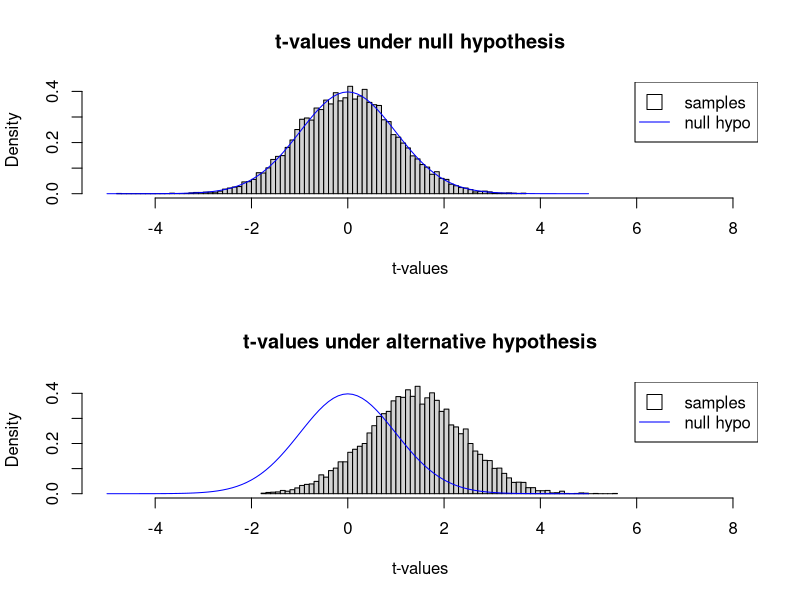
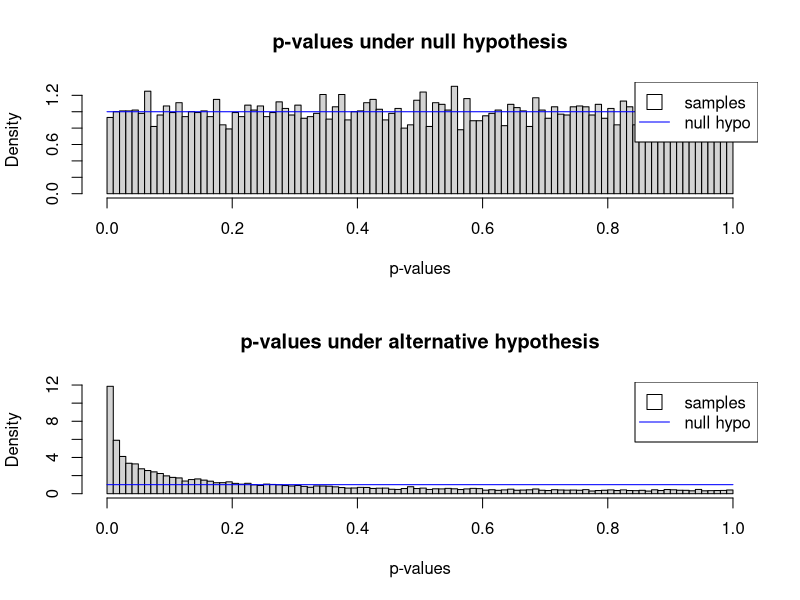

Write R code to recreate these figures, in order.
nmonte = 10000
n=100
tvals_null = rep(0,nmonte)
pvals_null = rep(0,nmonte)
tvals_alt = rep(0,nmonte)
pvals_alt = rep(0,nmonte)
for (i in seq(1,nmonte)){
  E = rnorm(n)
  C = rnorm(n)
  test = t.test(E,C)
  tvals_null[i] = test$statistic
  pvals_null[i] = test$p.value
}


for (i in seq(1,nmonte)){
  # add 0.2 to cell size for significance
  E = rnorm(n)+0.2
  C = rnorm(n)
  test = t.test(E,C)
  tvals_alt[i] = test$statistic
  pvals_alt[i] = test$p.value
}

#plot t's
x = seq(-5,5,0.1)
par(mfrow=c(2,1))

hist(tvals_null,freq=FALSE,100,xlim=c(-5,8),
     main="t-values under null hypothesis",
     xlab="t-values")
lines(x,dt(x,df=n-1),col="blue")
legend("topright",legend=c("samples","null hypo"),
       col=c("black","blue"), 
       lty=c(0,1), 
       lwd = c(1,1),
       pch = c(0, NA),
       pt.bg = c("white", NA),
       pt.cex = 2)

hist(tvals_alt,freq=FALSE,100,xlim=c(-5,8),
     main="t-values under alternative hypothesis",
     xlab="t-values")
lines(x,dt(x,df=n-1),col="blue")
legend("topright",legend=c("samples","null hypo"),
       col=c("black","blue"), 
       lty=c(0,1), 
       lwd = c(1,1),
       pch = c(0, NA),
       pt.bg = c("white", NA),
       pt.cex = 2)

#plot p's
x = seq(0,1,0.1)
par(mfrow=c(2,1))

hist(pvals_null,freq=FALSE,100,xlim=c(0,1),
     main="p-values under null hypothesis",
     xlab="p-values")
lines(x,rep(1,length(x)),col="blue")
legend("topright",legend=c("samples","null hypo"),
       col=c("black","blue"), 
       lty=c(0,1), 
       lwd = c(1,1),
       pch = c(0, NA),
       pt.bg = c("white", NA),
       pt.cex = 2)
hist(pvals_alt,freq=FALSE,100,xlim=c(0,1),
     main="p-values under alternative hypothesis",
     xlab="p-values")
lines(x,rep(1,length(x)),col="blue")
legend("topright",legend=c("samples","null hypo"),
       col=c("black","blue"), 
       lty=c(0,1), 
       lwd = c(1,1),
       pch = c(0, NA),
       pt.bg = c("white", NA),
       pt.cex = 2)


